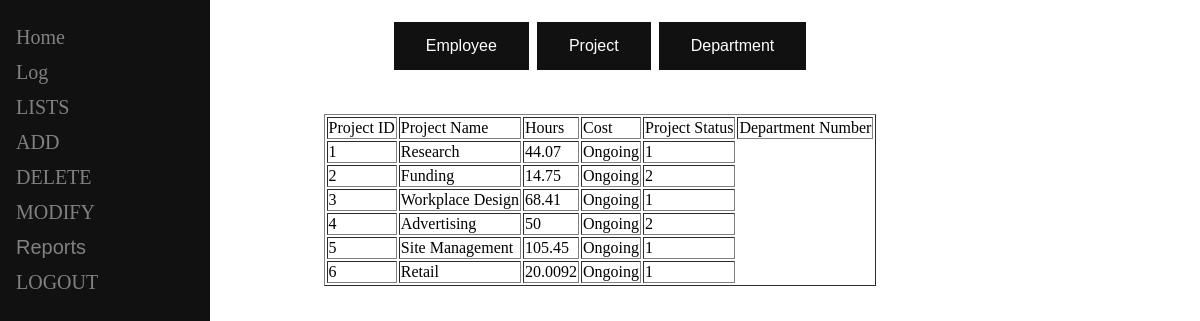
Page /phpfiles/Admin_ProjectQuery.php (signed in) on the committed database.
### tables this page shows
CREATE TABLE `project` (
  `Project_id` int(11) NOT NULL,
  `Project_name` varchar(45) DEFAULT NULL,
  `Hours` varchar(45) DEFAULT NULL,
  `Status_of_project` varchar(45) DEFAULT NULL,
  `Departments_Department_number` int(11) NOT NULL
);

### phpfiles/Admin_ProjectQuery.php (the view, shortened to what this page needs)
<html>
<head>
<div class="sidenav">
    <a href="Admin_home.php">Home</a>
    <a href="Admin_Log.php">Log</a>
    <a href="Admin_list.php">LISTS</a>
    <a href="Admin_Add.php">ADD</a>
    <a href="Admin_Delete.php">DELETE</a>
    <a href="Admin_Modify.php">MODIFY</a>
    <button class="dropdown-btn">Reports
    </button>
    <a href="logout1.php">LOGOUT</a>
</div>
<div class="wrapper">
    <div class="container">
        <div class="top">
        <a href="Admin_EmployeeQuery.php"><button class="button button1">Employee</button></a>
        <a href="Admin_ProjectQuery.php"><button class="button button1">Project</button></a>
        <a href="Admin_DepartmentQuery.php"><button class="button button1">Department</button></a>
        </div>
    </div>
    <div class="container">
        <div class="bottom">
<?php
$port = $_SERVER['WEBSITE_MYSQL_PORT'];
$host = "localhost:$port";
$username = "azure";
$password = "6#vWHD_$";
$db_name = "localdb";
$mysqli = new mysqli($host,$username,$password,$db_name);
    $sql2 = "SELECT * FROM PROJECT";
        $result2 = mysqli_query($mysqli,$sql2);
        echo "<br>";
        echo "<table border='1'>";
        echo "<td>" .'Project ID'."</td>";
        echo "<td>" .'Project Name'. "</td>";
        echo "<td>" .'Hours'. "</td>";
        echo "<td>" .'Cost'."</td>";
        echo "<td>" .'Project Status'. "</td>";
        echo "<td>" .'Department Number'. "</td>";
        while($row = mysqli_fetch_assoc($result2)){
            echo "<tr>";
            foreach($row as $field => $value){
            echo "<td>".$value."</td>";
            }
            echo "</tr>";
        }
        echo "</table>";
?>
        </div>
    </div>
</div>
</head>
</html>

### phpfiles/Admin_ProjectQuery.php (style rules this page uses)
.container { display: flex; align-items: center; justify-content: center; height: 70px; }
.button { border: none; color: white; padding: 15px 32px; text-align: center; text-decoration: none; display: inline-block; font-size:16px; margin: 4px 2px; cursor: pointer; }
.button1 { background-color: #111; }
.top { display: table-row; height: 50px; }
.bottom { display: table-row; height:50%; }
.wrapper { display: table; height: 100%; width: 100%; }
.sidenav { height: 100%; width: 210px; position: fixed; z-index: 1; top: 0; left: 0; background-color: #111; overflow-x: hidden; padding-top: 20px; }
.sidenav a, .dropdown-btn { padding: 6px 8px 6px 16px; text-decoration: none; font-size: 20px; color: #818181; display: block; border: none; background: none; width:100%; text-align: left; cursor: pointer; outline: none; }

### rows in the picture
project: Project_id "1", Project_name "Research", Hours "44.07", Status_of_project "Ongoing", Departments_Department_number "1"
project: Project_id "2", Project_name "Funding", Hours "14.75", Status_of_project "Ongoing", Departments_Department_number "2"
project: Project_id "3", Project_name "Workplace Design", Hours "68.41", Status_of_project "Ongoing", Departments_Department_number "1"
project: Project_id "4", Project_name "Advertising", Hours "50", Status_of_project "Ongoing", Departments_Department_number "2"
project: Project_id "5", Project_name "Site Management", Hours "105.45", Status_of_project "Ongoing", Departments_Department_number "1"
project: Project_id "6", Project_name "Retail", Hours "20.0092", Status_of_project "Ongoing", Departments_Department_number "1"
